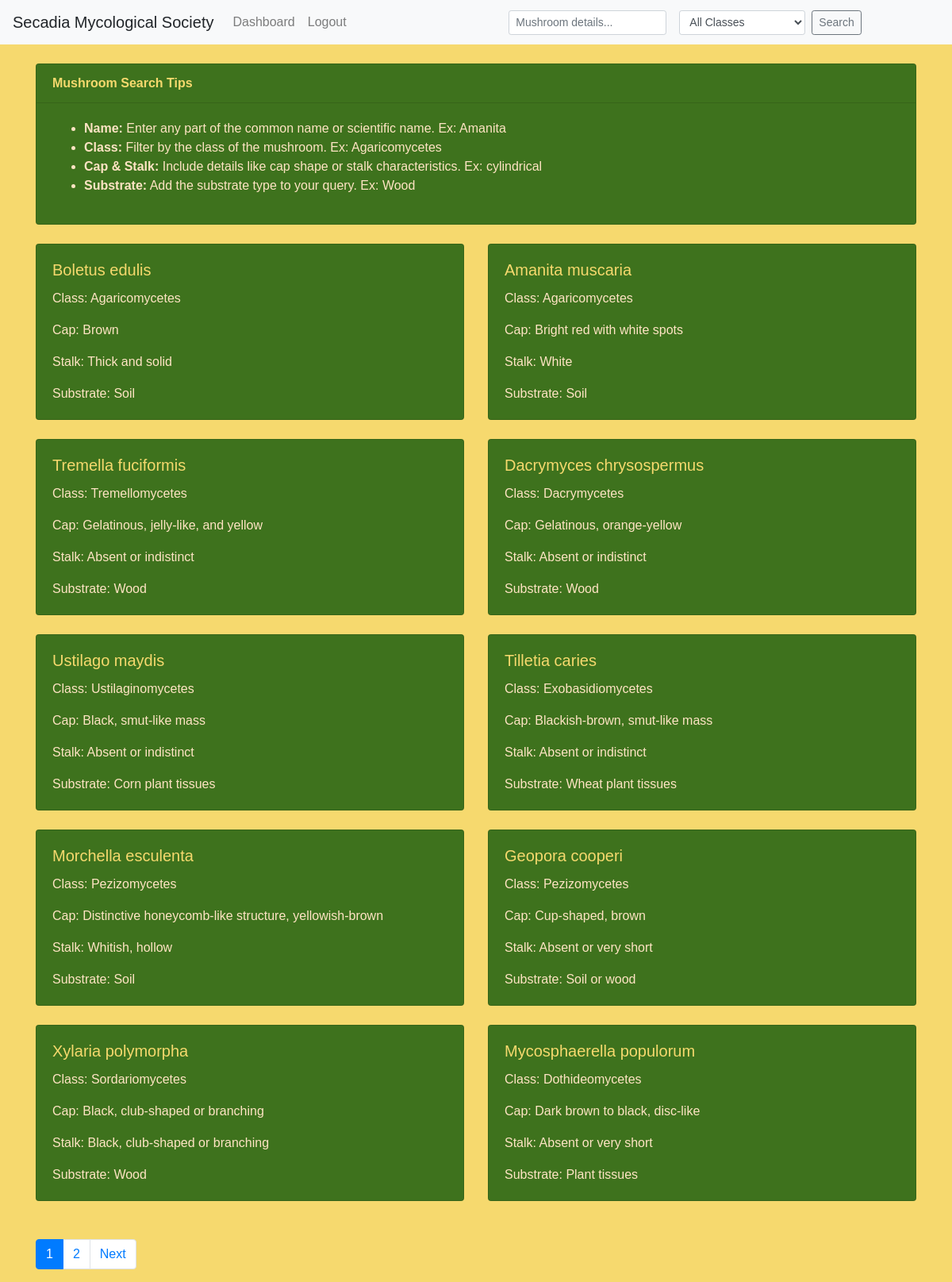
Screenshot of /search.php (signed in) with the database file from the repository.
### tables this page shows
CREATE TABLE `substrates` (
  `SubstrateID` int(11) UNSIGNED NOT NULL,
  `MushroomID` int(11) UNSIGNED DEFAULT NULL,
  `SubstrateType` varchar(255) DEFAULT NULL
);

CREATE TABLE `mushroom_details` (
  `MushroomID` int(11) UNSIGNED NOT NULL,
  `Name` varchar(255) DEFAULT NULL,
  `UserID` int(11) UNSIGNED DEFAULT NULL,
  `Class` varchar(255) DEFAULT NULL,
  `Cap` varchar(255) DEFAULT NULL,
  `Gills` varchar(255) DEFAULT NULL,
  `SporePrint` varchar(255) DEFAULT NULL,
  `Stalk` varchar(255) DEFAULT NULL,
  `Flesh` varchar(255) DEFAULT NULL,
  `Odour` varchar(255) DEFAULT NULL,
  `Taste` varchar(255) DEFAULT NULL,
  `FieldIdentification` varchar(255) DEFAULT NULL
);

### search.php (the view, shortened to what this page needs)
<?php
include 'header.php';
include_once 'connect.php';
$searchTerm = isset($_POST['search']) ? $_POST['search'] : (isset($_SESSION['last_search']) ? $_SESSION['last_search'] : "");
$class = isset($_POST['class']) ? $_POST['class'] : (isset($_SESSION['last_class']) ? $_SESSION['last_class'] : "");
$items_per_page = 10;
$current_page = isset($_GET['page']) ? intval($_GET['page']) : 1;
$offset = ($current_page - 1) * $items_per_page;
$query = "
    SELECT md.*, s.SubstrateType
    FROM mushroom_details md
    LEFT JOIN substrates s ON md.MushroomID = s.MushroomID
    WHERE
        (Name LIKE :searchTerm
        OR Class LIKE :searchTerm
        OR Cap LIKE :searchTerm
        OR Gills LIKE :searchTerm
        OR SporePrint LIKE :searchTerm
        OR Stalk LIKE :searchTerm
        OR Flesh LIKE :searchTerm
        OR Odour LIKE :searchTerm
        OR Taste LIKE :searchTerm
        OR FieldIdentification LIKE :searchTerm)
";
$count_query = str_replace("SELECT md.*, s.SubstrateType", "SELECT COUNT(*) as total", $query);
$count_stmt = $db->prepare($count_query);
$count_stmt->bindValue(':searchTerm', '%' . $searchTerm . '%', PDO::PARAM_STR);
$count_stmt->execute();
$total_results = $count_stmt->fetch(PDO::FETCH_ASSOC)['total'];
$total_pages = ceil($total_results / $items_per_page);
$query .= " LIMIT $items_per_page OFFSET $offset";
$stmt = $db->prepare($query);
$stmt->bindValue(':searchTerm', '%' . $searchTerm . '%', PDO::PARAM_STR);
$stmt->execute();
$results = $stmt->fetchAll();
?>
<!DOCTYPE html>
<html>
<head>
    <link rel="stylesheet" href="https://stackpath.bootstrapcdn.com/bootstrap/4.3.1/css/bootstrap.min.css">
    <link rel="stylesheet" href="style.css">
</head>
<body>
<div class="container mt-4">
    <div class="card" style="background-color: #3E721D;">
        <div class="card-header" style="background-color: #3E721D">
            <strong style="color: #F6D96E">Mushroom Search Tips</strong>
        </div>
        <div class="card-body">
            <ul>
                <li style="color: #FFE4C4"><strong>Name:</strong> Enter any part of the common name or scientific name. Ex: Amanita</li>
                <li style="color: #FFE4C4"><strong>Class:</strong> Filter by the class of the mushroom. Ex: Agaricomycetes</li>
                <li style="color: #FFE4C4"><strong>Cap & Stalk:</strong> Include details like cap shape or stalk characteristics. Ex: cylindrical</li>
                <li style="color: #FFE4C4"><strong>Substrate:</strong> Add the substrate type to your query. Ex: Wood</li>
            </ul>
        </div>
    </div>
</div>
<div class="container mt-4">
    <div class="row">
        <?php
        if (!empty($results)) {
            foreach ($results as $row) {
                echo '<div class="col-md-6">';
                echo '<div class="card mb-4" style="background-color: #3E721D;">';
                echo '<div class="card-body">';
                echo '<h5 class="card-title"><a href="view_mushroom.php?MushroomID=' . htmlspecialchars($row['MushroomID'], ENT_QUOTES, 'UTF-8') . '" style="color: #F6D96E;">' . htmlspecialchars($row['Name'], ENT_QUOTES, 'UTF-8') . '</a></h5>';
                echo '<p class="card-text" style="color: #FFE4C4;">Class: ' . htmlspecialchars($row['Class'], ENT_QUOTES, 'UTF-8') . '</p>';
                echo '<p class="card-text" style="color: #FFE4C4;">Cap: ' . htmlspecialchars($row['Cap'], ENT_QUOTES, 'UTF-8') . '</p>';
                echo '<p class="card-text" style="color: #FFE4C4;">Stalk: ' . htmlspecialchars($row['Stalk'], ENT_QUOTES, 'UTF-8') . '</p>';
                echo '<p class="card-text" style="color: #FFE4C4;">Substrate: ' . htmlspecialchars($row['SubstrateType'], ENT_QUOTES, 'UTF-8') . '</p>';
                echo '</div>';
                echo '</div>';
                echo '</div>';
                }
            } else if ($_SERVER["REQUEST_METHOD"] == "POST") {
                if (empty($results)) {
                    $message = 'No results found for search term "' . htmlspecialchars($searchTerm) . '"';
                    if (!empty($class)) {
                        $message .= ' in class "' . htmlspecialchars($class) . '"';
                    }
                    $message .= ".";
                    echo '<div class="alert alert-info" role="alert">' . $message . '</div>';
                }
            }
        ?>
    </div>
</div>
<div class="container mt-4">
    <?php if ($total_results > $items_per_page): ?>
    <nav aria-label="Page navigation example">
        <ul class="pagination">
            <?php for ($i = 1; $i <= $total_pages; $i++): ?>
                <li class="page-item <?php if ($i == $current_page) echo 'active'; ?>">
                    <a class="page-link" href="search.php?page=<?php echo $i; ?>"><?php echo $i; ?></a>
                </li>
            <?php endfor; ?>
            <?php if ($current_page < $total_pages): ?>
                <li class="page-item">
                    <a class="page-link" href="search.php?page=<?php echo $current_page + 1; ?>">Next</a>
                </li>
            <?php endif; ?>
        </ul>
    </nav>
    <?php endif; ?>
</div>
</body>
</html>

### style.css (style rules this page uses)
body { font-family: Arial, sans-serif; margin: 0; padding: 0; background-color: #F6D96E; }
.card { background-color: #ffff; }

### rows the page displays
substrates: MushroomID.Name "Boletus edulis", MushroomID.Class "Agaricomycetes", MushroomID.Cap "Brown", MushroomID.Stalk "Thick and solid", SubstrateType "Soil"
substrates: MushroomID.Name "Amanita muscaria", MushroomID.Class "Agaricomycetes", MushroomID.Cap "Bright red with white spots", MushroomID.Stalk "White", SubstrateType "Soil"
substrates: MushroomID.Name "Tremella fuciformis", MushroomID.Class "Tremellomycetes", MushroomID.Cap "Gelatinous, jelly-like, and yellow", MushroomID.Stalk "Absent or indistinct", SubstrateType "Wood"
substrates: MushroomID.Name "Dacrymyces chrysospermus", MushroomID.Class "Dacrymycetes", MushroomID.Cap "Gelatinous, orange-yellow", MushroomID.Stalk "Absent or indistinct", SubstrateType "Wood"
substrates: MushroomID.Name "Ustilago maydis", MushroomID.Class "Ustilaginomycetes", MushroomID.Cap "Black, smut-like mass", MushroomID.Stalk "Absent or indistinct", SubstrateType "Corn plant tissues"
substrates: MushroomID.Name "Tilletia caries", MushroomID.Class "Exobasidiomycetes", MushroomID.Cap "Blackish-brown, smut-like mass", MushroomID.Stalk "Absent or indistinct", SubstrateType "Wheat plant tissues"
substrates: MushroomID.Name "Morchella esculenta", MushroomID.Class "Pezizomycetes", MushroomID.Cap "Distinctive honeycomb-like structure, yellowish-brown", MushroomID.Stalk "Whitish, hollow", SubstrateType "Soil"
substrates: MushroomID.Name "Geopora cooperi", MushroomID.Class "Pezizomycetes", MushroomID.Cap "Cup-shaped, brown", MushroomID.Stalk "Absent or very short", SubstrateType "Soil or wood"
substrates: MushroomID.Name "Xylaria polymorpha", MushroomID.Class "Sordariomycetes", MushroomID.Cap "Black, club-shaped or branching", MushroomID.Stalk "Black, club-shaped or branching", SubstrateType "Wood"
substrates: MushroomID.Name "Mycosphaerella populorum", MushroomID.Class "Dothideomycetes", MushroomID.Cap "Dark brown to black, disc-like", MushroomID.Stalk "Absent or very short", SubstrateType "Plant tissues"
